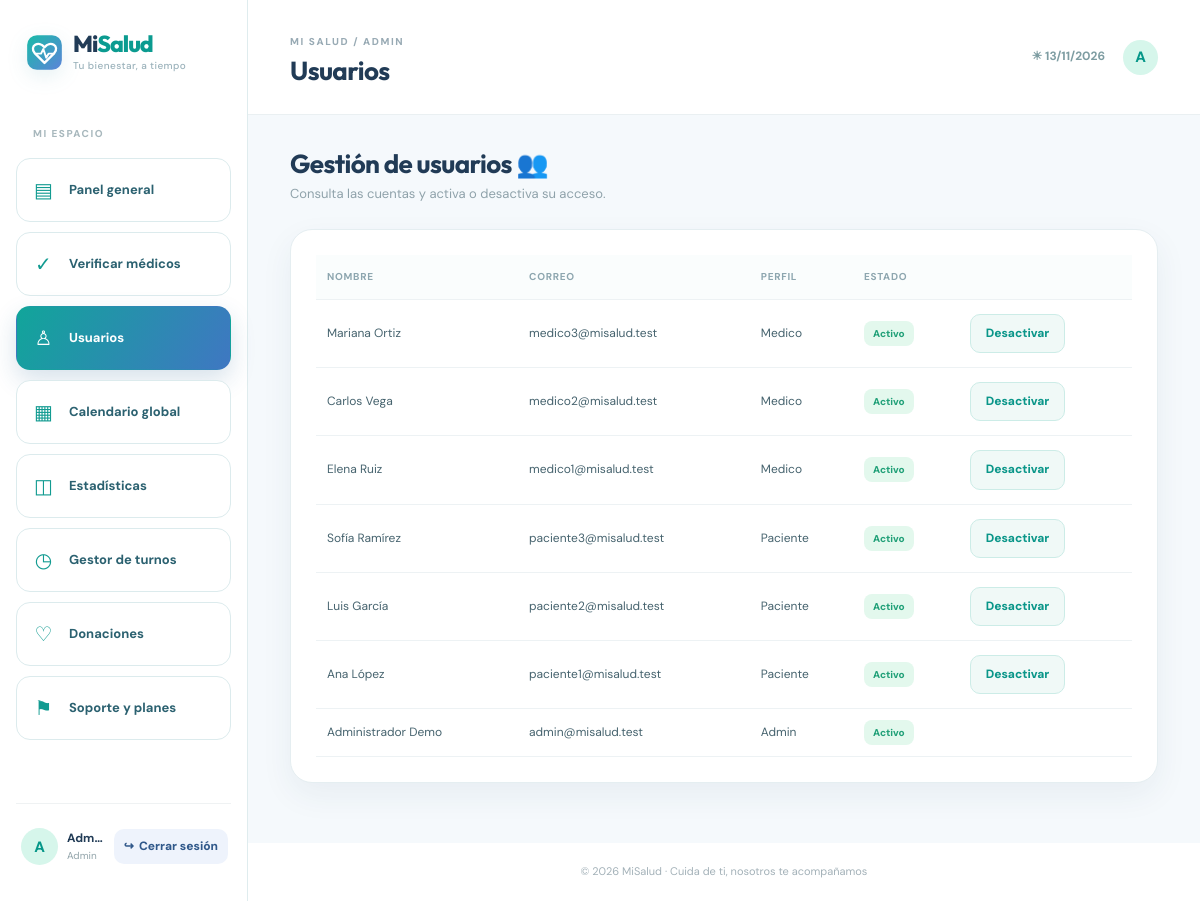
The app's page /admin/usuarios.php (signed in) with its own data.
### tables this page shows
CREATE TABLE IF NOT EXISTS usuarios(id INT AUTO_INCREMENT PRIMARY KEY,nombre VARCHAR(90) NOT NULL,apellido_paterno VARCHAR(90) NOT NULL,apellido_materno VARCHAR(90) NOT NULL,correo VARCHAR(190) NOT NULL UNIQUE,telefono VARCHAR(10) NOT NULL,password_hash VARCHAR(255) NOT NULL,rol ENUM('paciente','medico','admin') NOT NULL,activo TINYINT(1) NOT NULL DEFAULT 1,creado_en TIMESTAMP NOT NULL DEFAULT CURRENT_TIMESTAMP);

### includes/functions.php (called while the page is built, shortened)
<?php
require_once __DIR__.'/../config/database.php';
function e($v):string{return htmlspecialchars((string)$v,ENT_QUOTES|ENT_SUBSTITUTE,'UTF-8');}
function url($path=''):string{
 $dir=str_replace('\\','/',dirname($_SERVER['SCRIPT_NAME']??'/MiSalud/index.php'));
 if(in_array(basename($dir),['paciente','medico','admin','api'],true))$dir=dirname($dir);
 $base=rtrim($dir,'/');
 return ($base?:'').'/'.ltrim($path,'/');
}
function current_user():?array{
 $stmt=db()->prepare('SELECT id,nombre,apellido_paterno,apellido_materno,correo,telefono,rol,activo FROM usuarios WHERE id=?');$stmt->execute([$_SESSION['uid']]);$u=$stmt->fetch();return ($u&&$u['activo'])?$u:null;
}
function all(string $sql,array $args=[]):array{$q=db()->prepare($sql);$q->execute($args);return $q->fetchAll();}

### config/database.php (called while the page is built, shortened)
<?php
function db(): PDO {
 static $pdo=null;
 if (!$pdo) {
  $pdo=new PDO('mysql:host='.DB_HOST.';dbname='.DB_NAME.';charset=utf8mb4',DB_USER,DB_PASS,[PDO::ATTR_ERRMODE=>PDO::ERRMODE_EXCEPTION,PDO::ATTR_DEFAULT_FETCH_MODE=>PDO::FETCH_ASSOC,PDO::ATTR_EMULATE_PREPARES=>false]);
 }
 return $pdo;
}

### admin/usuarios.php (the view)
<?php require_once __DIR__.'/../includes/layout.php';$u=require_role('admin');if($_SERVER['REQUEST_METHOD']==='POST'){check_csrf();$id=(int)($_POST['id']??0);$active=(int)($_POST['active']??0);if($id!==user_id())db()->prepare('UPDATE usuarios SET activo=? WHERE id=? AND rol!="admin"')->execute([$active?1:0,$id]);flash('success','Estado de usuario actualizado.');go('admin/usuarios.php');}$users=all('SELECT u.id,u.nombre,u.apellido_paterno,u.correo,u.rol,u.activo FROM usuarios u ORDER BY u.id DESC LIMIT 200');header_ui('Usuarios');?><div class="page-intro"><h2>Gestión de usuarios 👥</h2><p>Consulta las cuentas y activa o desactiva su acceso.</p></div><div class="panel"><div class="table-wrap"><table><thead><tr><th>Nombre</th><th>Correo</th><th>Perfil</th><th>Estado</th><th></th></tr></thead><tbody><?php foreach($users as $r):?><tr><td><?=e($r['nombre'].' '.$r['apellido_paterno'])?></td><td><?=e($r['correo'])?></td><td><?=e(ucfirst($r['rol']))?></td><td><span class="badge <?=$r['activo']?'badge-mint':'badge-muted'?>"><?=$r['activo']?'Activo':'Inactivo'?></span></td><td><?php if($r['rol']!=='admin'):?><form method="post"><input type="hidden" name="csrf" value="<?=csrf()?>"><input type="hidden" name="id" value="<?=$r['id']?>"><input type="hidden" name="active" value="<?=$r['activo']?0:1?>"><button class="btn btn-sm btn-ghost"><?=$r['activo']?'Desactivar':'Activar'?></button></form><?php endif;?></td></tr><?php endforeach;?></tbody></table></div></div><?php footer_ui();?>

### includes/layout.php (shortened to what this page needs)
<?php
require_once __DIR__.'/functions.php';
function header_ui(string $title,string $section=''):void{
 $u=current_user();$role=$u['rol']??'';
 $nav=[
  'paciente'=>[
    ['dashboard.php','Inicio','⌂'],
    ['agendar.php','Agendar cita','▦'],
    ['mis_citas.php','Mis citas / Calendario','◷'],
    ['mi_turno.php','Mi turno','♧'],
    ['donaciones.php','Donaciones','♡'],
    ['almacenamiento.php','Mis archivos','▣'],
    ['soporte.php','Soporte','⚑'],
  ],
  'medico'=>[
    ['dashboard.php','Inicio','⌂'],
    ['agenda.php','Mi calendario','▦'],
    ['reconocimiento.php','Mis logros','★'],
    ['almacenamiento.php','Mis archivos','▣'],
    ['soporte.php','Soporte / mi plan','⚑'],
  ],
  'admin'=>[
    ['dashboard.php','Panel general','▤'],
    ['medicos.php','Verificar médicos','✓'],
    ['usuarios.php','Usuarios','♙'],
    ['calendario.php','Calendario global','▦'],
    ['estadisticas.php','Estadísticas','◫'],
    ['turnos.php','Gestor de turnos','◷'],
    ['donaciones.php','Donaciones','♡'],
    ['soporte.php','Soporte y planes','⚑'],
  ]
 ];
?><!DOCTYPE html><html lang="es"><head><link rel="stylesheet" href="<?=url('assets/css/style.css?v=9')?>"></head><body class="<?= $u?'has-app':'public-page' ?>">
<?php if($u): ?>
<aside class="sidebar">
  <a class="brand brand-side" href="<?=url($role.'/dashboard.php')?>"><img class="brand-logo" src="<?=url('assets/img/misalud-logo.svg')?>" alt="MiSalud"><span>Mi<span>Salud</span><small>Tu bienestar, a tiempo</small></span></a>
  <div class="side-label">MI ESPACIO</div>
  <nav class="side-links"><?php foreach($nav[$role]??[] as $n): ?><a class="<?=basename($_SERVER['PHP_SELF'])===$n[0]?'selected':''?>" href="<?=url($role.'/'.$n[0])?>"><span><?=e($n[2])?></span><?=e($n[1])?></a><?php endforeach; ?></nav>
  <?php $profileUrl=url($role.'/perfil.php'); $photo=($role==='medico') ? row('SELECT foto_perfil FROM medicos WHERE usuario_id=?',[$u['id']]) : null; ?>
  <div class="side-bottom"><a class="account-chip" href="<?=$profileUrl?>"><div class="avatar"><?php if($role==='medico' && !empty($photo['foto_perfil'])):?><img src="<?=url('foto_medico.php')?>" alt="Foto de perfil"><?php else:?><?=e(mb_substr($u['nombre'],0,1))?><?php endif;?></div><div><strong><?=e($u['nombre'])?></strong><small><?=e(ucfirst($role))?></small></div></a><a class="logout logout-clear" title="Salir de mi cuenta" href="<?=url('logout.php')?>">↪ <span>Cerrar sesión</span></a></div>
</aside>
<div class="app-main"><header class="topbar"><div><span class="eyebrow">MI SALUD / <?=e(strtoupper($role))?></span><h1><?=e($title)?></h1></div><div class="top-actions"><span class="today-badge">☀ <?=date('d/m/Y')?></span><details class="account-dropdown"><summary class="round-profile account-avatar" aria-label="Abrir menú de cuenta"><?php if($role==='medico' && !empty($photo['foto_perfil'])):?><img src="<?=url('foto_medico.php')?>" alt="Foto de perfil"><?php else:?><?=e(mb_substr($u['nombre'],0,1))?><?php endif;?></summary></details></div></header><main class="content">
<?php endif; ?>
<?php }
function footer_ui():void { ?><?php if(current_user()): ?></main><footer class="app-footer">© <?=date('Y')?> MiSalud · Cuida de ti, nosotros te acompañamos</footer></div><?php else: ?><footer class="public-footer wrap">© <?=date('Y')?> MiSalud · Agenda médica inteligente</footer><?php endif; ?></body></html><?php }

### records on screen
usuarios: mb_substr($u['nombre'],0,1) "A", nombre "Adm…", role "Admin", role "ADMIN", nombre+apellido_paterno "Administrador Demo", correo "admin@misalud.test", rol "Admin", shows "Activo"
usuarios: nombre+apellido_paterno "Mariana Ortiz", correo "medico3@misalud.test", rol "Medico", activo "Activo"
usuarios: nombre+apellido_paterno "Carlos Vega", correo "medico2@misalud.test", rol "Medico", activo "Activo"
usuarios: nombre+apellido_paterno "Elena Ruiz", correo "medico1@misalud.test", rol "Medico", activo "Activo"
usuarios: nombre+apellido_paterno "Sofía Ramírez", correo "paciente3@misalud.test", rol "Paciente", activo "Activo"
usuarios: nombre+apellido_paterno "Luis García", correo "paciente2@misalud.test", rol "Paciente", activo "Activo"
usuarios: nombre+apellido_paterno "Ana López", correo "paciente1@misalud.test", rol "Paciente", activo "Activo"

### other values on screen
$n[2] "▤"
$n[1] "Panel general"
$n[2] "✓"
$n[1] "Verificar médicos"
$n[2] "♙"
$n[1] "Usuarios"
$n[2] "▦"
$n[1] "Calendario global"
$n[2] "◫"
$n[1] "Estadísticas"
$n[2] "◷"
$n[1] "Gestor de turnos"
$n[2] "♡"
$n[1] "Donaciones"
$n[2] "⚑"
